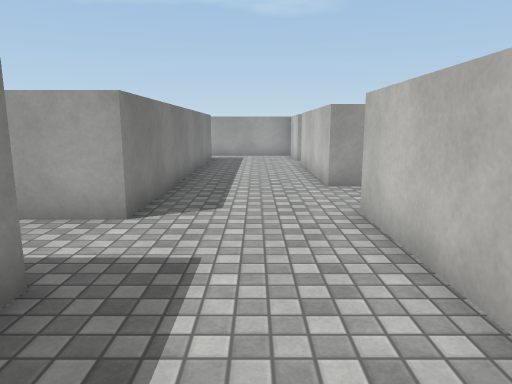
[1] (above)

24 first-person views from a walk through a Unity game level. The camera is 1.4 m above the floor, tilts 10° down and sees 70° across. The floor is counted in squares, 1 m on a side. Each view is taken from the middle of a square. On the plan, view 1 faces up. The plan holds only what a view shows up to about 16 squares ahead; the rest is blank. The place goes on beyond the plan. Surface patterns are stand-ins for the level's own textures.

[2]
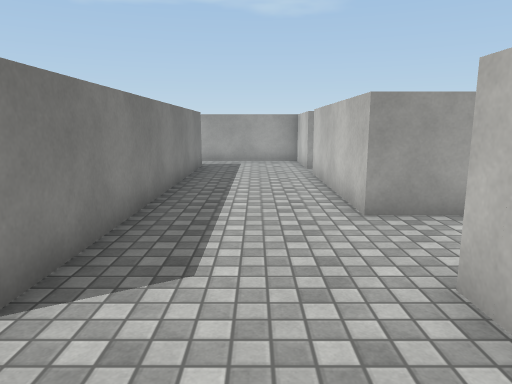

[3]
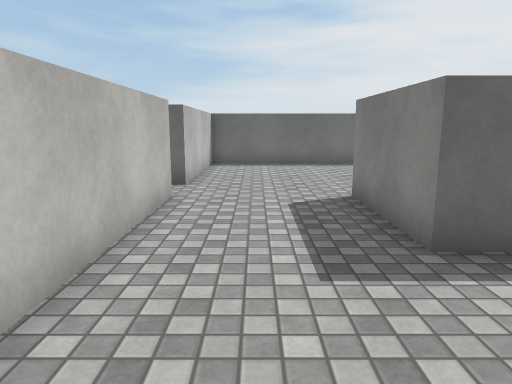

[4]
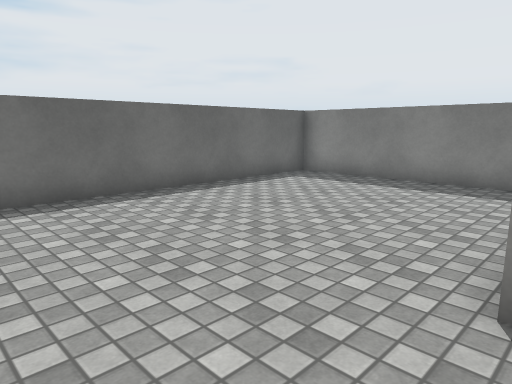

[5]
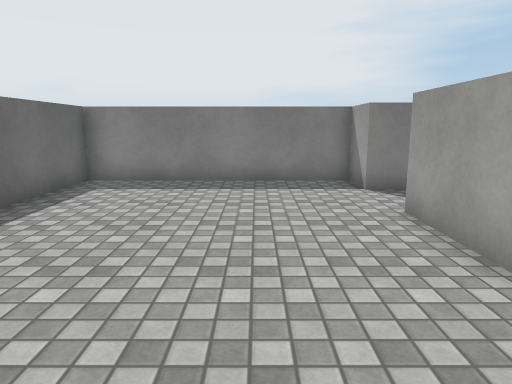

[6]
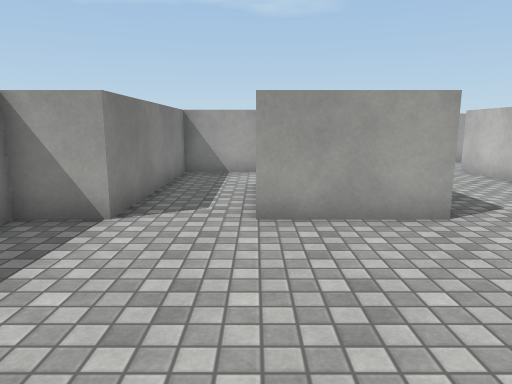

[7]
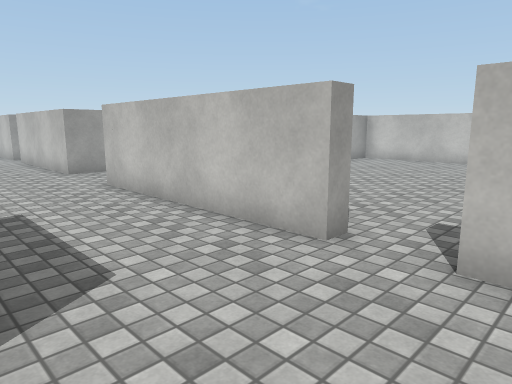

[8]
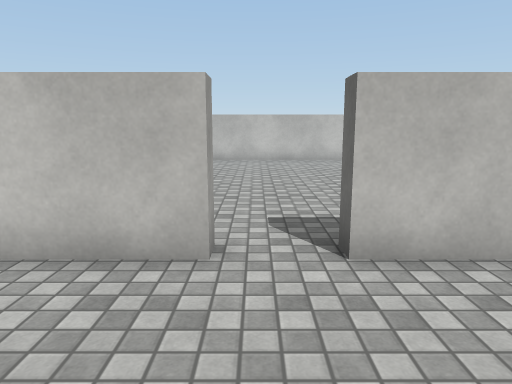

[9]
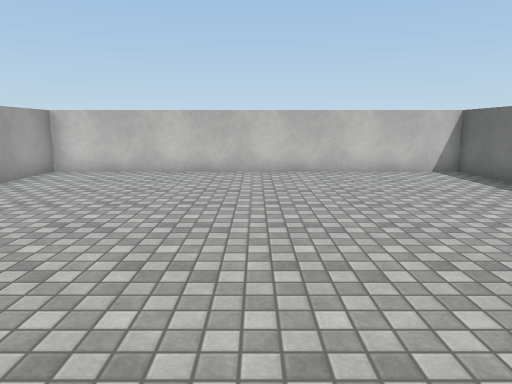

[10]
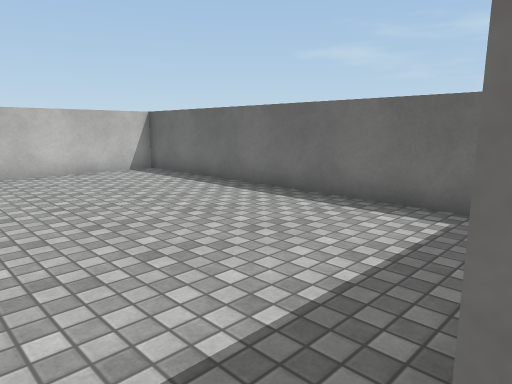

[11]
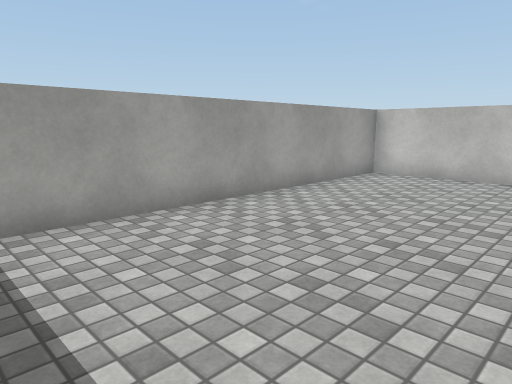

[12]
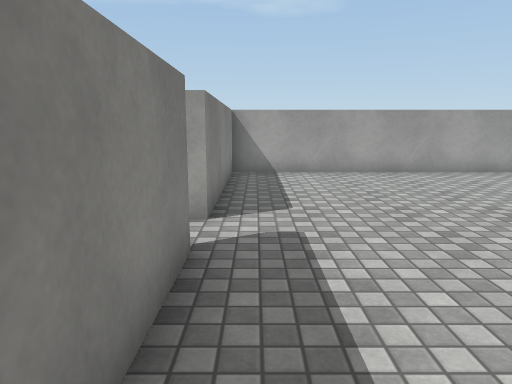

[13]
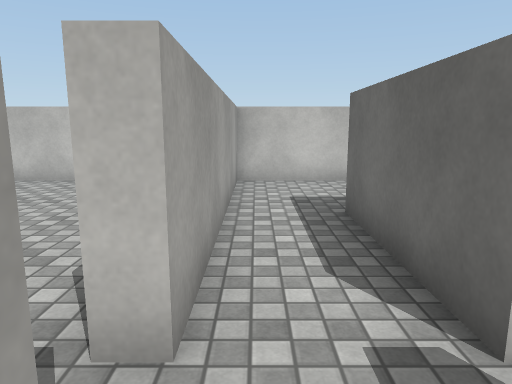

[14]
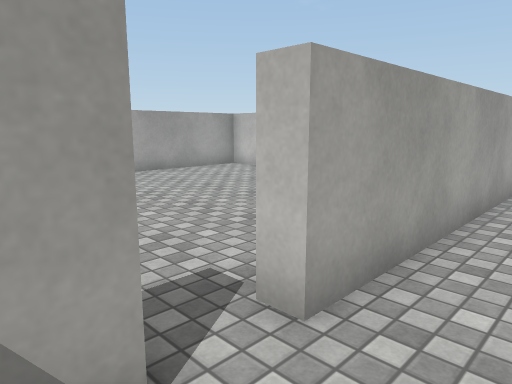

[15]
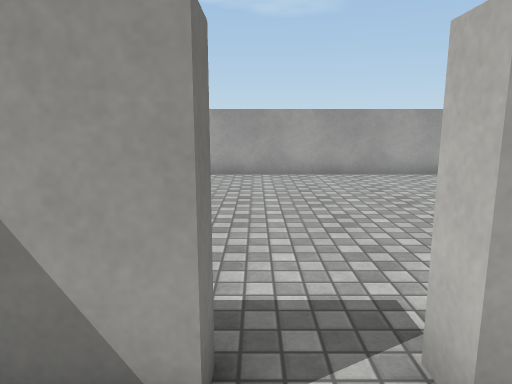

[16]
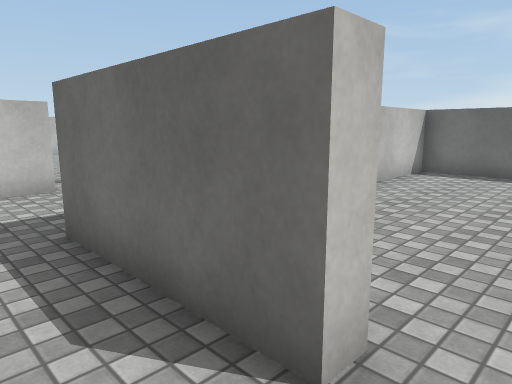

[17]
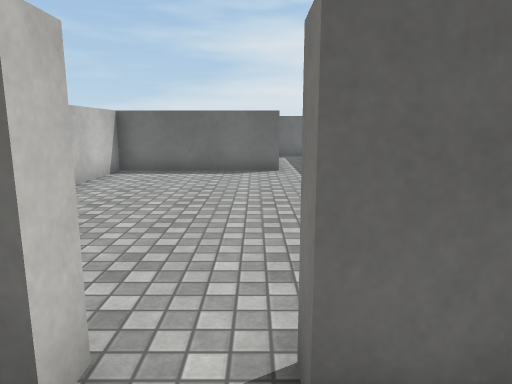

[18]
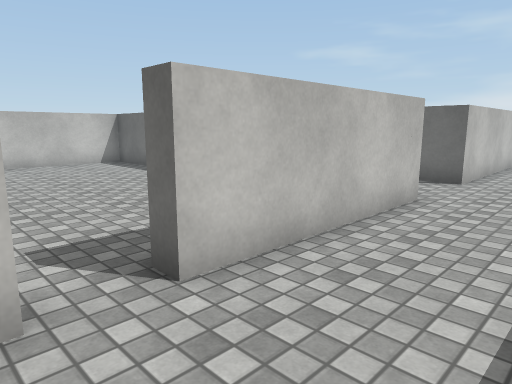

[19]
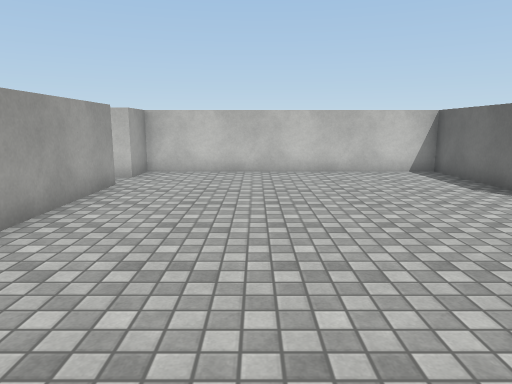

[20]
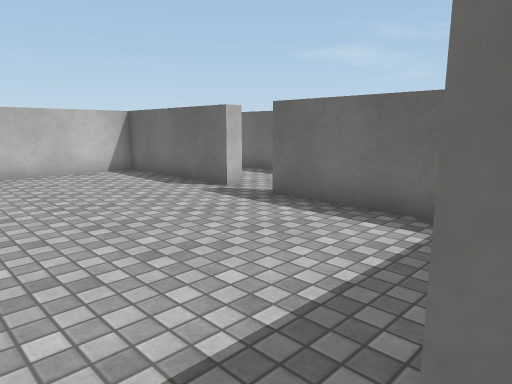

[21]
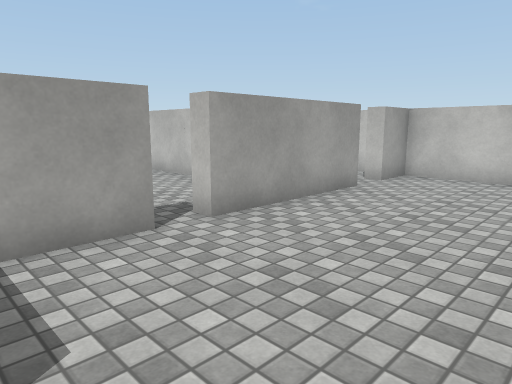

[22]
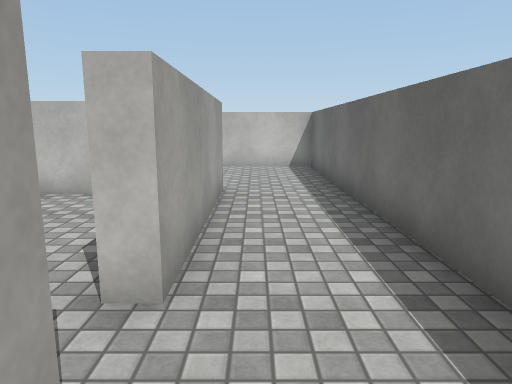

[23]
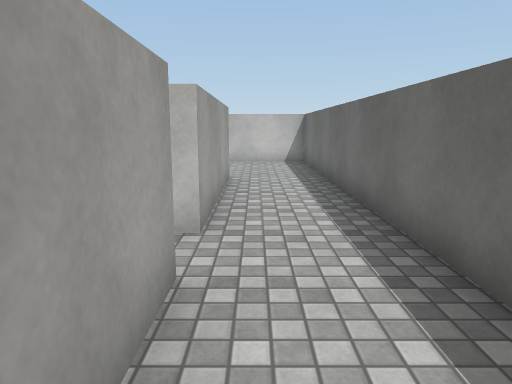

[24]
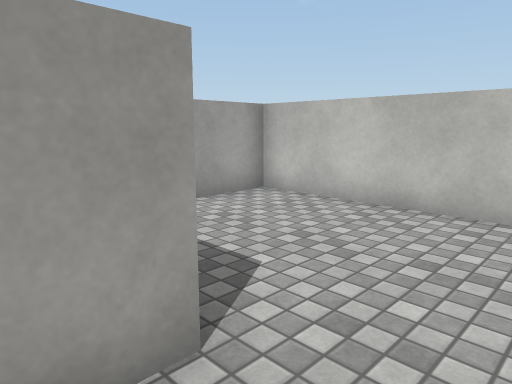

### Floor plan
Points are (right, up) in squares from view 1. A wall is a line through its corners. A room is listed if a view was taken in it or the views show most of it. See-through windows are left out.
Room 1 (views 1, 2, 3, 4, 5, 6, 7, 8, 13, 14, 15, 16, 17, 18)
walls: (-3, 3) (-2, 3) (-2, -0.5) (-5, -0.5); (1.8, -0.5) (1.8, 6); (1.8, 8.7) (1.8, 14.2); (-6, 15.9) (-6, 16.5) (-2, 16.5) (-2, 5.5) (-7.2, 5.5) (-7.2, -0.5) (-8.8, -0.5) (-8.8, -7.5) (1.8, -7.5) (1.8, -2); (1.8, 15.4) (1.8, 18.5) (-6, 18.5) (-6, 19); (-8.2, 16.5) (-7.2, 16.5) (-7.2, 16); (-7.2, 19) (-7.2, 18.5) (-8.2, 18.5)
ways out: opening at (2, -1) to room 2; opening at (2, 15) to room 3; opening at (2, 7.5) to room 4; opening at (-7, 16); opening at (-7, 19); gap at (-6, 16); gap at (-6, 19)
Room 2 (views 9, 10, 11, 12)
walls: (1.8, -2) (2.3, -2) (2.3, -5.1); (3.5, -7.5) (13.7, -7.5) (13.7, 5.5) (2.3, 5.5) (2.3, -0.5) (1.8, -0.5)
ways out: opening at (2, -1) to room 1
Room 3 (views 19, 20, 21)
walls: (8.7, 9.2) (13.7, 9.2) (13.7, 18.5) (12.3, 18.5); (5.6, 18.5) (3.6, 18.5); (11.1, 18.5) (6.5, 18.5) (6.5, 19); (1.8, 14.2) (2.2, 14.2); (3.9, 9.2) (7.2, 9.2)
ways out: opening at (2, 15) to room 1; opening at (8, 9) to room 4; opening at (6, 19); opening at (12, 19); gap at (11, 19)
Room 4 (views 22, 23, 24)
walls: (14.4, 8.7) (8.7, 8.7) (8.7, 9.2); (7.2, 8.7) (4.9, 8.7); (6.6, 6) (19.3, 6) (19.3, 13) (17.2, 13); (3.4, 8.7) (1.8, 8.7); (1.8, 6) (2.9, 6)
ways out: opening at (2, 7.5) to room 1; opening at (8, 9) to room 3

Where each view was taken, in squares from view 1:
view 1: 0 up, 0 right, facing up
view 2: 3 up, 0 right, facing up
view 3: 7 up, 0 right, facing down
view 4: 0 up, 1 right, facing down-left
view 5: 3 down, 1 right, facing left
view 6: 6 down, 5 left, facing up
view 7: 3 down, 2 left, facing up-right
view 8: 1 down, 2 left, facing right
view 9: 1 down, 2 right, facing right
view 10: 1 down, 2 right, facing down-right
view 11: 0 up, 3 right, facing up-right
view 12: 6 down, 3 right, facing up
view 13: 18 up, 8 left, facing right
view 14: 17 up, 8 left, facing up-right
view 15: 17 up, 7 left, facing up
view 16: 18 up, 7 left, facing down-right
view 17: 18 up, 7 left, facing down
view 18: 16 up, 1 left, facing down-right
view 19: 15 up, 2 right, facing right
view 20: 15 up, 2 right, facing down-right
view 21: 14 up, 3 right, facing up-right
view 22: 8 up, 6 right, facing right
view 23: 8 up, 4 right, facing right
view 24: 7 up, 13 right, facing up-right
